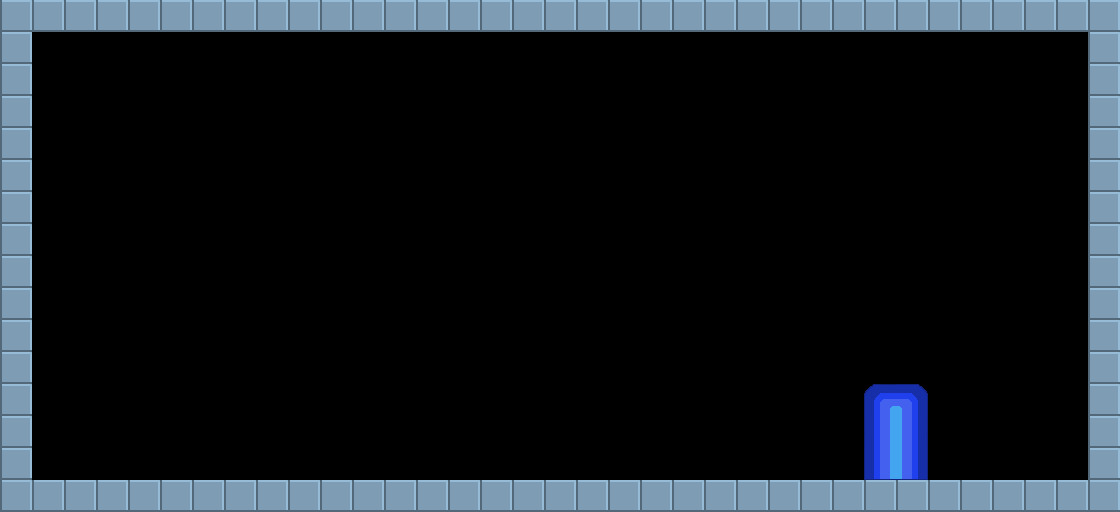

A 2D game scene composited from a Tiled map and its tileset images. What follows is a short description and the map's XML, with each tile layer's data collapsed to a summary:
An orthogonal 35x16 tile map with 32x32 px tiles, 1 tile layer (Tile Layer 1), 3 tilesets.

<map version="1.0" orientation="orthogonal" renderorder="left-down" width="35" height="16" tilewidth="32" tileheight="32" nextobjectid="1">
 <properties>
  <property name="playerstart" value="4,12" />
  <property name="scrollable" value="1" />
  <property name="starttext" value="Move: Left &amp; right keys.;Move: Tilt device! :)" />
  <property name="togglegravity" value="0" />
 </properties>
 <tileset firstgid="1" name="map" tilewidth="32" tileheight="32">
  <image source="../../assets/img/steelblock.png" width="32" height="32" />
 </tileset>
 <tileset firstgid="2" name="spikes" tilewidth="32" tileheight="32">
  <image source="../../assets/img/spikes.png" width="128" height="32" />
 </tileset>
 <tileset firstgid="6" name="door" tilewidth="32" tileheight="32">
  <image source="../../assets/img/door.png" width="64" height="96" />
 </tileset>
 <layer name="Tile Layer 1" width="35" height="16">
  <data>[560 cells, 104 non-empty, 7 distinct tile ids]</data>
 </layer>
</map>
